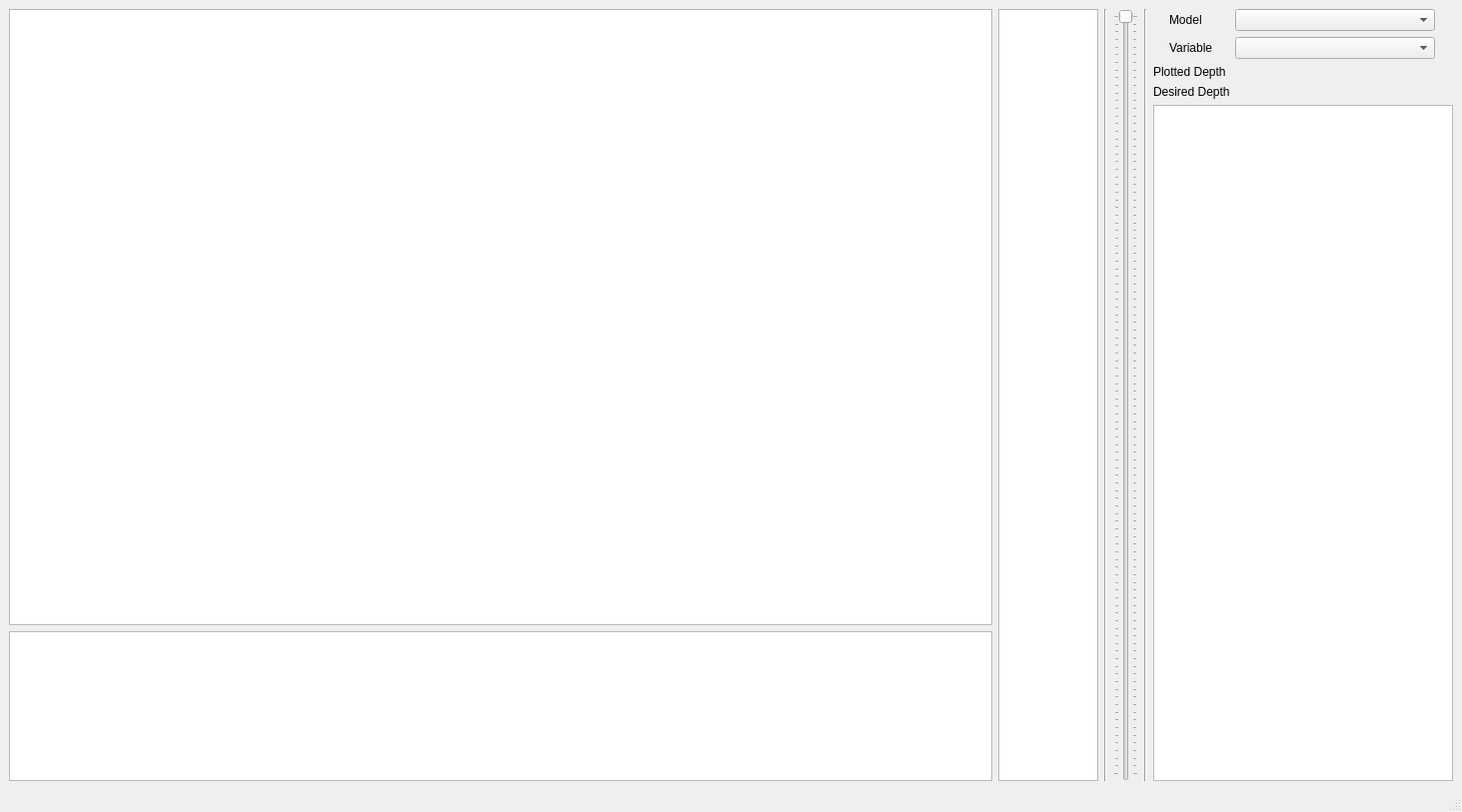
<?xml version="1.0" encoding="UTF-8"?>
<ui version="4.0">
 <class>MainWindow</class>
 <widget class="QMainWindow" name="MainWindow">
  <property name="enabled">
   <bool>true</bool>
  </property>
  <property name="geometry">
   <rect>
    <x>0</x>
    <y>0</y>
    <width>1463</width>
    <height>813</height>
   </rect>
  </property>
  <property name="minimumSize">
   <size>
    <width>800</width>
    <height>600</height>
   </size>
  </property>
  <property name="windowTitle">
   <string>SES3D Model GUI</string>
  </property>
  <widget class="QWidget" name="centralwidget">
   <property name="sizePolicy">
    <sizepolicy hsizetype="Maximum" vsizetype="Maximum">
     <horstretch>0</horstretch>
     <verstretch>0</verstretch>
    </sizepolicy>
   </property>
   <property name="autoFillBackground">
    <bool>false</bool>
   </property>
   <layout class="QHBoxLayout" name="horizontalLayout" stretch="20,1,1,1,1,1">
    <item>
     <layout class="QVBoxLayout" name="verticalLayout">
      <item>
       <widget class="Qt4MplCanvas" name="mapView">
        <property name="sizePolicy">
         <sizepolicy hsizetype="Preferred" vsizetype="Expanding">
          <horstretch>0</horstretch>
          <verstretch>0</verstretch>
         </sizepolicy>
        </property>
        <property name="minimumSize">
         <size>
          <width>500</width>
          <height>0</height>
         </size>
        </property>
       </widget>
      </item>
      <item>
       <widget class="Qt4MplCanvas" name="histogram">
        <property name="sizePolicy">
         <sizepolicy hsizetype="Preferred" vsizetype="Expanding">
          <horstretch>0</horstretch>
          <verstretch>0</verstretch>
         </sizepolicy>
        </property>
        <property name="minimumSize">
         <size>
          <width>500</width>
          <height>150</height>
         </size>
        </property>
        <property name="maximumSize">
         <size>
          <width>16777215</width>
          <height>150</height>
         </size>
        </property>
       </widget>
      </item>
     </layout>
    </item>
    <item>
     <widget class="Qt4MplCanvas" name="colorbar">
      <property name="sizePolicy">
       <sizepolicy hsizetype="Preferred" vsizetype="Expanding">
        <horstretch>0</horstretch>
        <verstretch>0</verstretch>
       </sizepolicy>
      </property>
      <property name="minimumSize">
       <size>
        <width>100</width>
        <height>0</height>
       </size>
      </property>
      <property name="maximumSize">
       <size>
        <width>100</width>
        <height>16777215</height>
       </size>
      </property>
     </widget>
    </item>
    <item>
     <widget class="Line" name="line_2">
      <property name="orientation">
       <enum>Qt::Vertical</enum>
      </property>
     </widget>
    </item>
    <item>
     <widget class="QSlider" name="depth_slider">
      <property name="orientation">
       <enum>Qt::Vertical</enum>
      </property>
      <property name="invertedAppearance">
       <bool>true</bool>
      </property>
      <property name="tickPosition">
       <enum>QSlider::TicksBothSides</enum>
      </property>
     </widget>
    </item>
    <item>
     <widget class="Line" name="line">
      <property name="orientation">
       <enum>Qt::Vertical</enum>
      </property>
     </widget>
    </item>
    <item>
     <layout class="QVBoxLayout" name="verticalLayout_2">
      <item>
       <layout class="QGridLayout" name="gridLayout">
        <item row="0" column="0">
         <widget class="QLabel" name="label">
          <property name="sizePolicy">
           <sizepolicy hsizetype="Fixed" vsizetype="Preferred">
            <horstretch>0</horstretch>
            <verstretch>0</verstretch>
           </sizepolicy>
          </property>
          <property name="text">
           <string>Model</string>
          </property>
         </widget>
        </item>
        <item row="0" column="1">
         <widget class="QComboBox" name="model_selection_comboBox">
          <property name="sizePolicy">
           <sizepolicy hsizetype="Preferred" vsizetype="Fixed">
            <horstretch>0</horstretch>
            <verstretch>0</verstretch>
           </sizepolicy>
          </property>
          <property name="maximumSize">
           <size>
            <width>200</width>
            <height>16777215</height>
           </size>
          </property>
          <property name="editable">
           <bool>false</bool>
          </property>
          <property name="currentText" stdset="0">
           <string/>
          </property>
         </widget>
        </item>
        <item row="1" column="0">
         <widget class="QLabel" name="label_2">
          <property name="sizePolicy">
           <sizepolicy hsizetype="Preferred" vsizetype="Preferred">
            <horstretch>0</horstretch>
            <verstretch>0</verstretch>
           </sizepolicy>
          </property>
          <property name="text">
           <string>Variable</string>
          </property>
         </widget>
        </item>
        <item row="1" column="1">
         <widget class="QComboBox" name="variable_selection_comboBox">
          <property name="enabled">
           <bool>true</bool>
          </property>
          <property name="sizePolicy">
           <sizepolicy hsizetype="Preferred" vsizetype="Fixed">
            <horstretch>0</horstretch>
            <verstretch>0</verstretch>
           </sizepolicy>
          </property>
          <property name="maximumSize">
           <size>
            <width>300</width>
            <height>16777215</height>
           </size>
          </property>
          <property name="editable">
           <bool>false</bool>
          </property>
          <property name="currentText" stdset="0">
           <string/>
          </property>
         </widget>
        </item>
       </layout>
      </item>
      <item>
       <widget class="QLabel" name="plotted_depth_label">
        <property name="text">
         <string>Plotted Depth</string>
        </property>
       </widget>
      </item>
      <item>
       <widget class="QLabel" name="depth_label">
        <property name="text">
         <string>Desired Depth</string>
        </property>
       </widget>
      </item>
      <item>
       <layout class="QHBoxLayout" name="horizontalLayout_2">
        <item>
         <widget class="Qt4MplCanvas" name="depth_profile">
          <property name="sizePolicy">
           <sizepolicy hsizetype="Preferred" vsizetype="Expanding">
            <horstretch>0</horstretch>
            <verstretch>0</verstretch>
           </sizepolicy>
          </property>
          <property name="minimumSize">
           <size>
            <width>300</width>
            <height>0</height>
           </size>
          </property>
         </widget>
        </item>
       </layout>
      </item>
     </layout>
    </item>
   </layout>
  </widget>
  <widget class="QStatusBar" name="statusbar"/>
 </widget>
 <customwidgets>
  <customwidget>
   <class>Qt4MplCanvas</class>
   <extends>QGraphicsView</extends>
   <header>lasif.misfit_gui.qt4mplcanvas.h</header>
  </customwidget>
 </customwidgets>
 <resources/>
 <connections/>
</ui>
